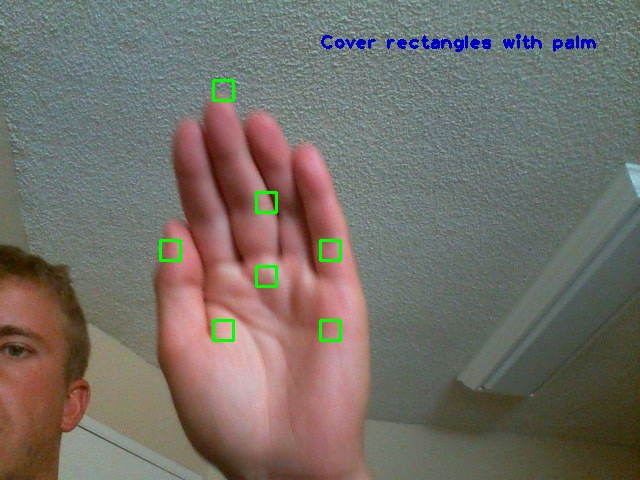
#> input picture handDetectionCV-master/images/waitforpalm1.jpg, 640 x 480 px, given in place of the camera
$ jupyter execute color_tracking_video.ipynb   (shell and % lines are left out)   (older library calls are emulated)
#> lines starting #> are read from the running program, lines starting #| are printed output that depends on the picture; after the words box and inside, x2 and y2 are one past the last pixel; in counts of white or black regions, pixels touching at a corner belong together
[cell 1]
import cv2
import numpy as np
from collections import deque

cap = cv2.VideoCapture(0)

# define range of blue color in HSV
blueLower = np.array([110,50,50])
blueUpper = np.array([130,255,255])

# Define a 5x5 kernel for erosion and dilation
kernel = np.ones((5, 5), np.uint8)

# setting drawing interface

# create a blank white image
paintWindow = np.zeros((471,636,3)) + 255


# Setup deques to store separate colors in separate arrays
bpoints = [deque(maxlen=512)]
gpoints = [deque(maxlen=512)]
rpoints = [deque(maxlen=512)]
ypoints = [deque(maxlen=512)]

bindex = 0
gindex = 0
rindex = 0
yindex = 0

colors = [(255, 0, 0), (0, 255, 0), (0, 0, 255), (0, 255, 255)]
colorIndex = 0

# Setup the Paint interface
paintWindow = np.zeros((471,636,3)) + 255
paintWindow = cv2.rectangle(paintWindow, (40,1), (140,65), (0,0,0), 2)
paintWindow = cv2.rectangle(paintWindow, (160,1), (255,65), colors[0], -1)
paintWindow = cv2.rectangle(paintWindow, (275,1), (370,65), colors[1], -1)
paintWindow = cv2.rectangle(paintWindow, (390,1), (485,65), colors[2], -1)
paintWindow = cv2.rectangle(paintWindow, (505,1), (600,65), colors[3], -1)

# creating function rectangles
cv2.putText(paintWindow, "CLEAR ALL", (49, 33), cv2.FONT_HERSHEY_SIMPLEX, 0.5, (0, 0, 0), 2, cv2.LINE_AA)
cv2.putText(paintWindow, "BLUE", (185, 33), cv2.FONT_HERSHEY_SIMPLEX, 0.5, (255, 255, 255), 2, cv2.LINE_AA)
cv2.putText(paintWindow, "GREEN", (298, 33), cv2.FONT_HERSHEY_SIMPLEX, 0.5, (255, 255, 255), 2, cv2.LINE_AA)
cv2.putText(paintWindow, "RED", (420, 33), cv2.FONT_HERSHEY_SIMPLEX, 0.5, (255, 255, 255), 2, cv2.LINE_AA)
cv2.putText(paintWindow, "YELLOW", (520, 33), cv2.FONT_HERSHEY_SIMPLEX, 0.5, (150,150,150), 2, cv2.LINE_AA)

cv2.namedWindow('Paint', cv2.WINDOW_AUTOSIZE)

while(1):

    # Take each frame
    (grabbed, frame) = cap.read()
#> frame is the input picture: shape (480, 640, 3); mean B, G, R 103.6, 110.5, 115.6
    if not grabbed:
        break
    frame = cv2.flip(frame, 1)
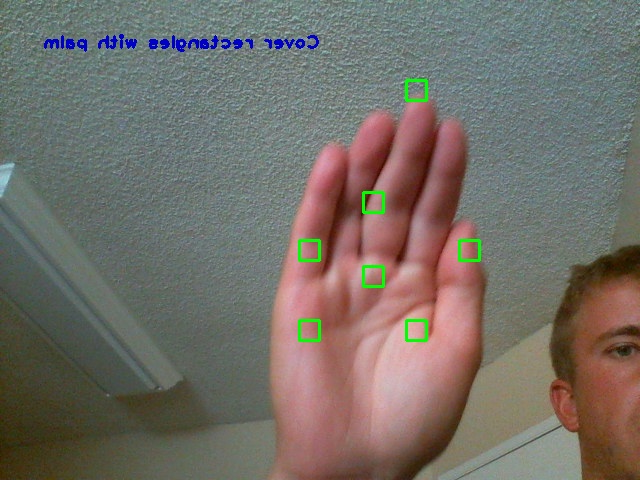
#> frame: shape (480, 640, 3); mean B, G, R 103.6, 110.5, 115.6

    #   displaying function boxes in each frame
    frame = cv2.rectangle(frame, (40,1), (140,65), (122,122,122), -1)
    frame = cv2.rectangle(frame, (160,1), (255,65), colors[0], -1)
    frame = cv2.rectangle(frame, (275,1), (370,65), colors[1], -1)
    frame = cv2.rectangle(frame, (390,1), (485,65), colors[2], -1)
    frame = cv2.rectangle(frame, (505,1), (600,65), colors[3], -1)
    cv2.putText(frame, "CLEAR ALL", (49, 33), cv2.FONT_HERSHEY_SIMPLEX, 0.5, (255, 255, 255), 2, cv2.LINE_AA)
    cv2.putText(frame, "BLUE", (185, 33), cv2.FONT_HERSHEY_SIMPLEX, 0.5, (255, 255, 255), 2, cv2.LINE_AA)
    cv2.putText(frame, "GREEN", (298, 33), cv2.FONT_HERSHEY_SIMPLEX, 0.5, (255, 255, 255), 2, cv2.LINE_AA)
    cv2.putText(frame, "RED", (420, 33), cv2.FONT_HERSHEY_SIMPLEX, 0.5, (255, 255, 255), 2, cv2.LINE_AA)
    cv2.putText(frame, "YELLOW", (520, 33), cv2.FONT_HERSHEY_SIMPLEX, 0.5, (150,150,150), 2, cv2.LINE_AA)
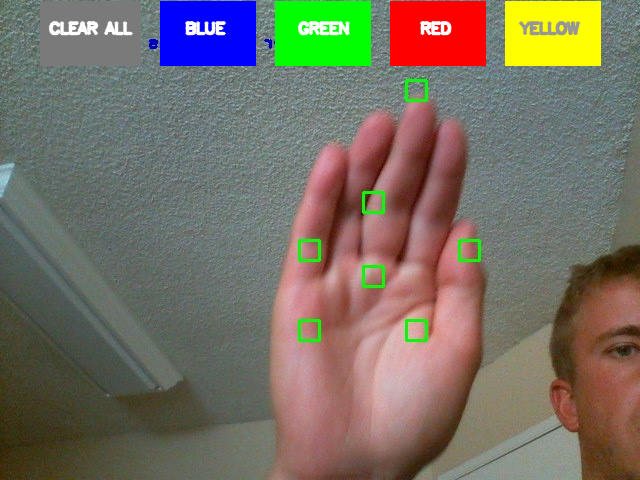
#> frame: shape (480, 640, 3); mean B, G, R 99.5, 111.7, 118.6

    # Convert BGR to HSV
    hsv = cv2.cvtColor(frame, cv2.COLOR_BGR2HSV)
#> hsv: shape (480, 640, 3); mean H, S, V 58.3, 72.3, 135.4

    # Threshold the HSV image to get only blue colors
    blueMask = cv2.inRange(hsv, blueLower,blueUpper)
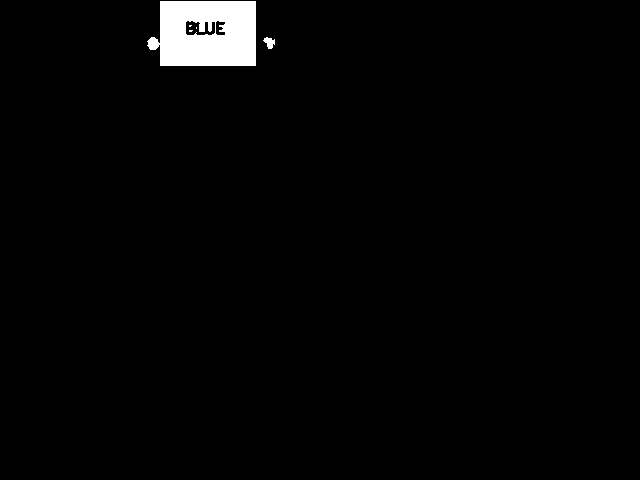
#> blueMask: shape (480, 640); 2% white; 5 white regions (3 under 20 px), largest, box (x1, y1, x2, y2) and area: (147, 1, 256, 66) 6007, (263, 37, 275, 49) 88

    # Determine which pixels fall within the blue boundaries and then blur the binary image
    # Bitwise-AND mask and original image
    blueMask = cv2.erode(blueMask, kernel, iterations=2)
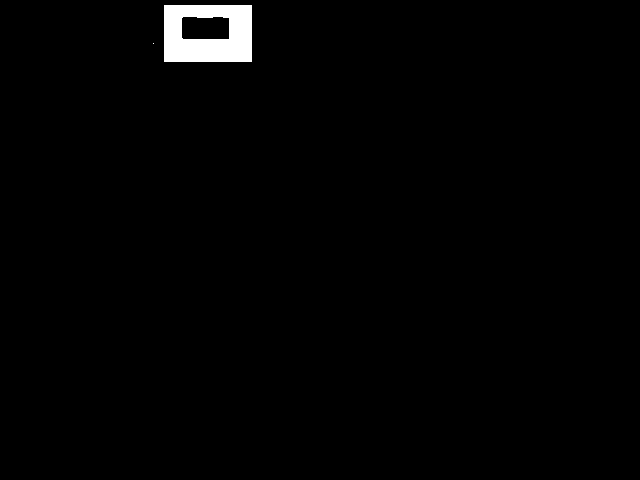
#> blueMask: shape (480, 640); 1.3% white; 2 white regions (1 under 20 px), largest, box (x1, y1, x2, y2) and area: (164, 5, 252, 62) 4006
    blueMask = cv2.morphologyEx(blueMask, cv2.MORPH_OPEN, kernel)
#> blueMask: shape (480, 640); 1.3% white; 1 white region, box (x1, y1, x2, y2) and area: (164, 5, 252, 62) 4006
    blueMask = cv2.dilate(blueMask, kernel, iterations=1)
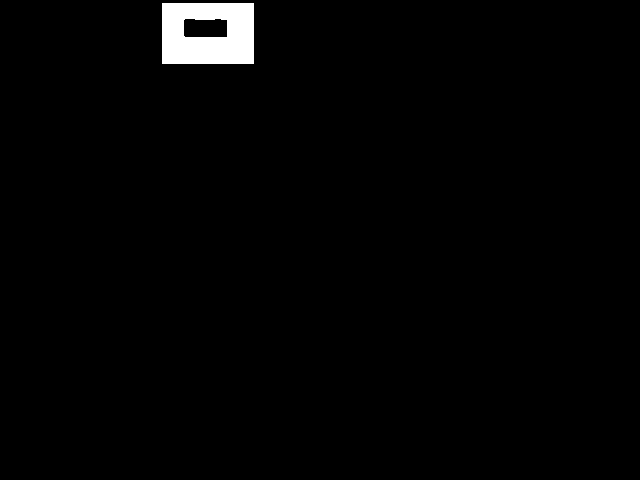
#> blueMask: shape (480, 640); 1.6% white; 1 white region, box (x1, y1, x2, y2) and area: (162, 3, 254, 64) 4866


    #find contours in the image
    (_, cnts, _) = cv2.findContours(blueMask.copy(), cv2.RETR_EXTERNAL,
    	cv2.CHAIN_APPROX_SIMPLE)
#> cnts = [[[162, 3], [162, 63], [253, 63], [253, 3]]]
    center = None

    if len(cnts) > 0:
    	# Sort the contours and find the largest one -- we
    	# will assume this contour correspondes to the area of the bottle cap
        cnt = sorted(cnts, key = cv2.contourArea, reverse = True)[0]
#> cnt = [[162, 3], [162, 63], [253, 63], [253, 3]]
        # Get the radius of the enclosing circle around the found contour
        ((x, y), radius) = cv2.minEnclosingCircle(cnt)
#> x = 207.5; y = 33; radius = 54.5
        # Draw the circle around the contour
        cv2.circle(frame, (int(x), int(y)), int(radius), (0, 255, 255), 3)
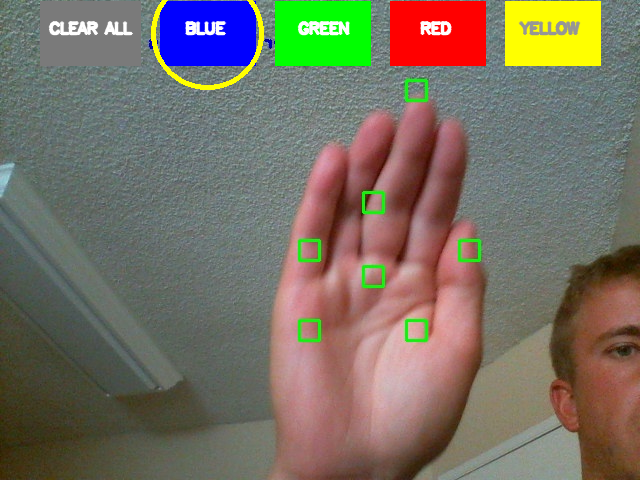
#> frame: shape (480, 640, 3); 0.39% of pixels changed, all inside (x1, y1, x2, y2) = (151, 0, 264, 90)
         # Get the moments to calculate the center of the contour (in this case Circle)
        M = cv2.moments(cnt)
#> M = moments, m00 5460, centre m10/m00, m01/m00 = (207.5, 33)
        center = (int(M['m10'] / M['m00']), int(M['m01'] / M['m00']))
#> center = (207, 33)

#       applying functions which are displayed on the screen

        if center[1] <= 65:
            if 40 <= center[0] <= 140: # Clear All
                bpoints = [deque(maxlen=512)]
                gpoints = [deque(maxlen=512)]
                rpoints = [deque(maxlen=512)]
                ypoints = [deque(maxlen=512)]

                bindex = 0
                gindex = 0
                rindex = 0
                yindex = 0

                paintWindow[67:,:,:] = 255

            elif 160 <= center[0] <= 255:
                    colorIndex = 0 # Blue
            elif 275 <= center[0] <= 370:
                    colorIndex = 1 # Green
            elif 390 <= center[0] <= 485:
                    colorIndex = 2 # Red
            elif 505 <= center[0] <= 600:
                    colorIndex = 3 # Yellow
        else :
            if colorIndex == 0:
                bpoints[bindex].appendleft(center)
            elif colorIndex == 1:
                gpoints[gindex].appendleft(center)
            elif colorIndex == 2:
                rpoints[rindex].appendleft(center)
            elif colorIndex == 3:
                ypoints[yindex].appendleft(center)
    # Append the next deque when no contours are detected (i.e., bottle cap reversed,or color not detected
    else:
        bpoints.append(deque(maxlen=512))
        bindex += 1
        gpoints.append(deque(maxlen=512))
        gindex += 1
        rpoints.append(deque(maxlen=512))
        rindex += 1
        ypoints.append(deque(maxlen=512))
        yindex += 1

    # Draw lines of all the colors (Blue, Green, Red and Yellow)
    points = [bpoints, gpoints, rpoints, ypoints]
    for i in range(len(points)):
        for j in range(len(points[i])):
            for k in range(1, len(points[i][j])):
                if points[i][j][k - 1] is None or points[i][j][k] is None:
                    continue
                cv2.line(frame, points[i][j][k - 1], points[i][j][k], colors[i], 2)
                cv2.line(paintWindow, points[i][j][k - 1], points[i][j][k], colors[i], 2)
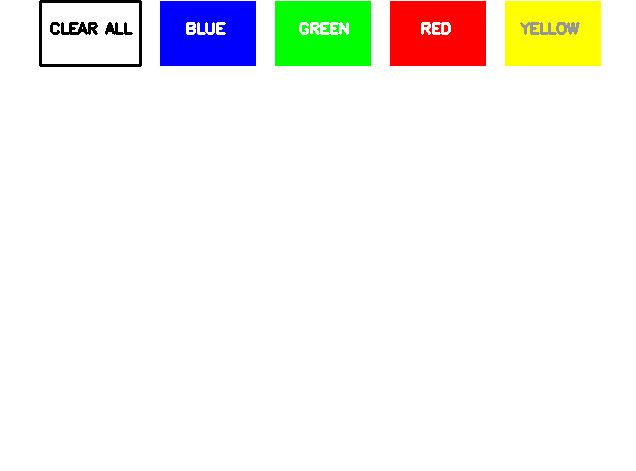
#> paintWindow: shape (471, 636, 3) float64; mean B, G, R 238.6, 243.4, 243.6


    cv2.imshow('frame',frame)
    cv2.imshow("Paint", paintWindow)
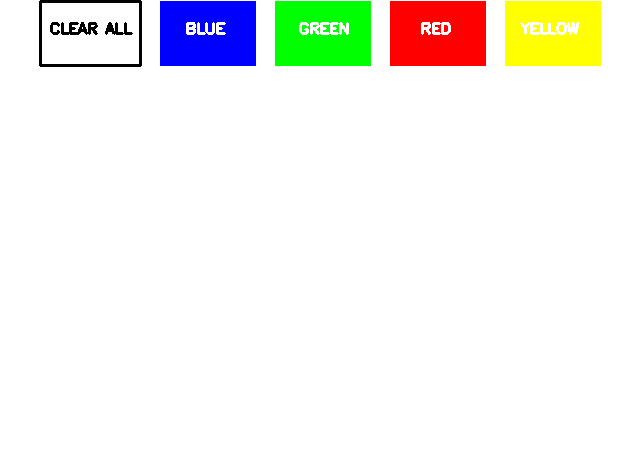
#> window 'Paint': shape (471, 636, 3); mean B, G, R 238.7, 243.6, 243.7

#   if escape pressed
    k = cv2.waitKey(5) & 0xFF
#> (key Esc is pressed here)
    if k == 27:
        cap.release()
        break

cv2.destroyAllWindows()
